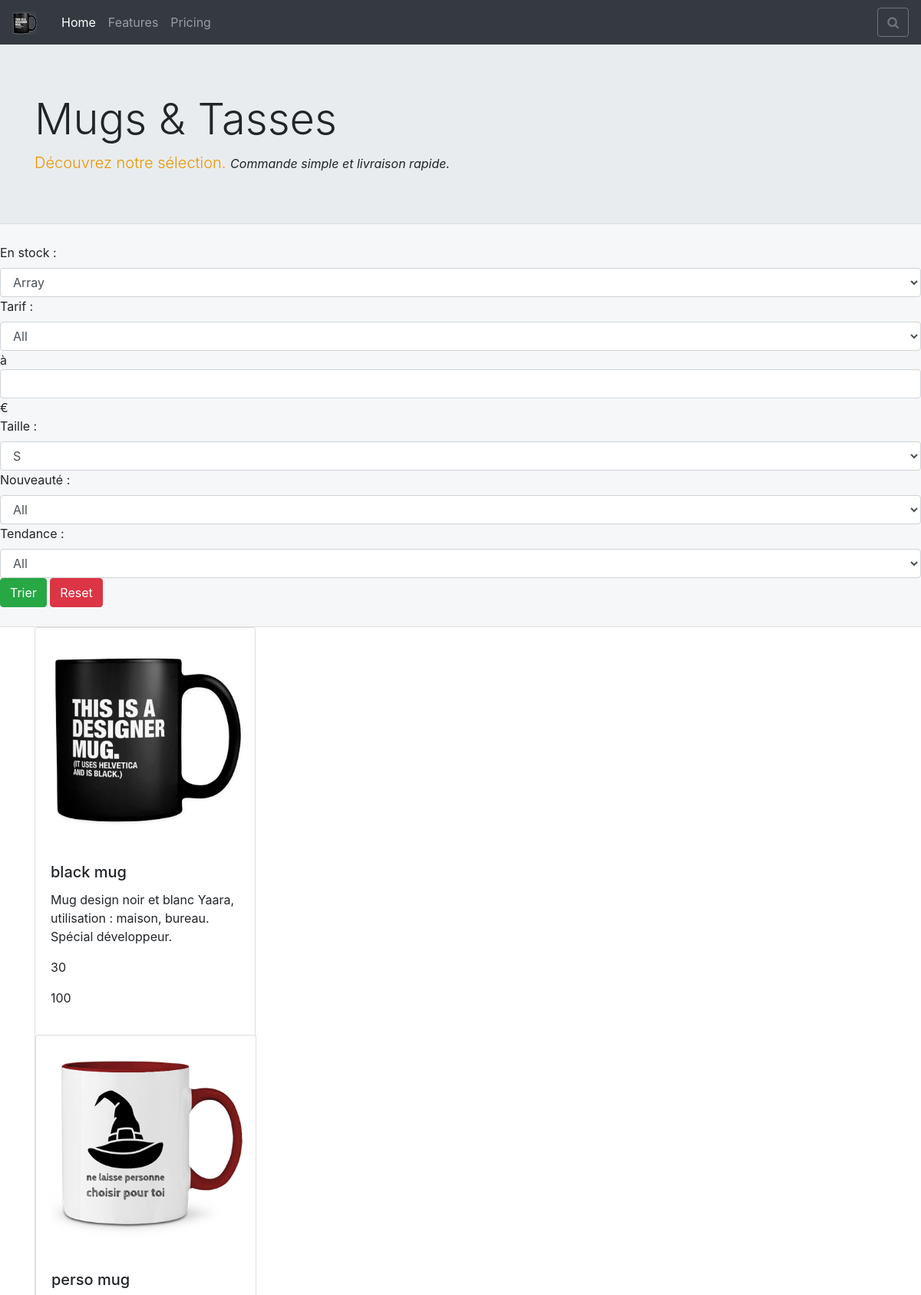
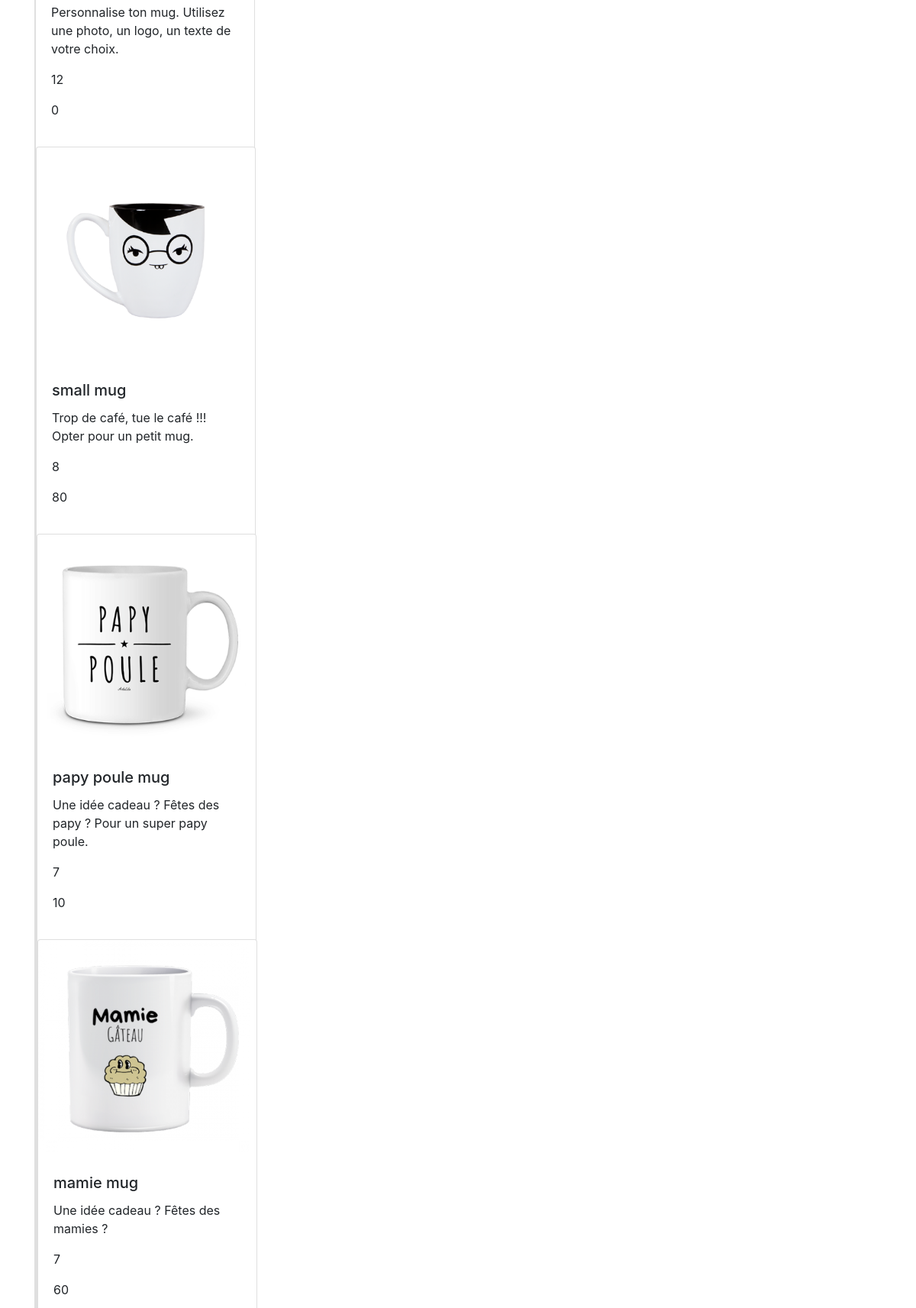
The page / (upper part) on the database its author committed (2 pictures, top to bottom).
### tables this page shows
CREATE TABLE IF NOT EXISTS `mugs` (
  `id` int(11) NOT NULL AUTO_INCREMENT,
  `title` varchar(255) NOT NULL,
  `slug` varchar(255) NOT NULL,
  `image` varchar(255) DEFAULT NULL,
  `description` text NOT NULL,
  `qte` int(11) NOT NULL,
  `price` varchar(10) NOT NULL,
  `color` varchar(255) NOT NULL,
  `size` varchar(255) NOT NULL,
  `new` tinyint(1) NOT NULL,
  `tendances` tinyint(1) NOT NULL,
  PRIMARY KEY (`id`)
);

### config/connect.php (called while the page is built, shortened)
<?php
$mysqli = new mysqli(DB_HOST, DB_USER, DB_PASSWORD, DB_NAME);
function query(string $sql, $unique = false): array
{
    global $mysqli;
    $results = [];
    if ($result = $mysqli->query($sql)) {
        if ($result->num_rows > 0) {
            while ($row = $result->fetch_assoc()) {
                array_push($results, $row);
            }
        }
    }
    return $unique === true && !empty($results) ? $results[0] : $results;
}

### index.php (the view, shortened to what this page needs)
<?php
require_once 'config/connect.php';
$sql = "SELECT * FROM mugs";
$mugs = query($sql);
?>
<!doctype html>
<html lang="fr">
<head>
    <link rel="stylesheet" href="css/bootstrap-v4.6.0.css">
    <link rel="stylesheet" href="css/font-awesome-4.7.0.css">
    <link rel="stylesheet" href="css/custom.css">
</head>
<body>
    <nav class="navbar navbar-expand-lg navbar-dark bg-dark">
        <a class="navbar-brand" href="/"><img src="images/logo.png" alt="logo" class="mr-2"></a>
        <div class="collapse navbar-collapse" id="navbarText">
            <ul class="navbar-nav mr-auto">
                <li class="nav-item active">
                    <a class="nav-link" href="/">Home <span class="sr-only">(current)</span></a>
                </li>
                <li class="nav-item">
                    <a class="nav-link" href="#">Features</a>
                </li>
                <li class="nav-item">
                    <a class="nav-link" href="#">Pricing</a>
                </li>
            </ul>
            <button type="button" id="toggle-sorting-bar" class="btn btn-outline-secondary my-2 my-sm-0" type="submit"><i class="fa fa-search"></i></button>
        </div>
    </nav>
    <div class="jumbotron jumbotron-fluid pb-5">
        <div class="container">
            <h1 class="display-4">Mugs & Tasses</h1>
            <p class="lead"><a href="#">Découvrez notre sélection.</a> <small><em>Commande simple et livraison rapide.</em></small></p>
        </div>
    </div>
    <div id="sorting-bar" class="container-fluid sorting-bar">
        <form method="post">
            <div class="form-group">
                <label for="exampleFormControlSelect1">En stock :</label>
                <select class="form-control" id="exampleFormControlSelect1">
                    <?php $sql = " SELECT size FROM mugs ";
                    $size = query($sql); ?>
                    <option><?= $size ?></option>
                </select>
                <form method="post">
                    <label for="exampleFormControlSelect2">Tarif :</label>
                    <select class="form-control" id="exampleFormControlSelect1">
                        <option>All</option>
                    </select>
                    à <input type="text" class="form-control" id="valeurmug" placeholder=""> €
                </form>
                <form method="post">
                    <label for="exampleFormControlSelect1">Taille :</label>
                    <select class="form-control" id="exampleFormControlSelect1">
                        <option>S</option>
                    </select>
                </form>
                <form method="post">
                    <label for="exampleFormControlSelect1">Nouveauté :</label>
                    <select class="form-control" id="exampleFormControlSelect1">
                        <option>All</option>
                    </select>
                    <form method="post">
                        <label for="exampleFormControlSelect1">Tendance :</label>
                        <select class="form-control" id="exampleFormControlSelect1">
                            <option>All</option>
                        </select>
                    </form>
            </div>
            <button type="button" class="btn btn-success">Trier</button>
            <button type="button" class="btn btn-danger">Reset</button>
    </div>
    <div class="container">
        <div class="row">
            <div class="col-12">
                <?php
                foreach ($mugs as $mug) { ?>
                    <div class="card">
                        <img src="<?= $mug['image'] ?>" class="card-img-top" alt="<?= $mug['title']; ?>">
                        <div class="card-body">
                            <h5 class="card-title"><?= $mug['title']; ?></h5>
                            <p class="card-text"><?= $mug['description']; ?></p>
                            <p class="card-price"><?= $mug['price']; ?></p>
                            <p class="card-price"><?= $mug['qte']; ?></p>
                        </div>
                    <?php } ?>
                    </div>
            </div>
        </div>
    </div>
</body>
</html>

### css/custom.css (style rules this page uses)
div.jumbotron.jumbotron-fluid { margin-bottom:0; }
.jumbotron .lead a { color:rgb(233, 151, 0); }
.sorting-bar { background: #f6f7f8; border-top: 1px solid rgba(0, 0, 0, 0.1); border-bottom: 1px solid rgba(0, 0, 0, 0.1); padding:25px 0; }
.form-group { display : inline }
.card { width: 18rem; }

### rows shown on the page
mugs: image (picture), title "black mug", description "Mug design noir et blanc Yaara, utilisation : maison, bureau. Spécial développeur.", price "30", qte "100"
mugs: image (picture), title "perso mug", description "Personnalise ton mug. Utilisez une photo, un logo, un texte de votre choix.", price "12", qte "0"
mugs: image (picture), title "small mug", description "Trop de café, tue le café !!! Opter pour un petit mug.", price "8", qte "80"
mugs: image (picture), title "papy poule mug", description "Une idée cadeau ? Fêtes des papy ? Pour un super papy poule.", price "7", qte "10"
mugs: image (picture), title "mamie mug", description "Une idée cadeau ? Fêtes des mamies ?", price "7", qte "60"

### other values the page prints
form field value "Array"
